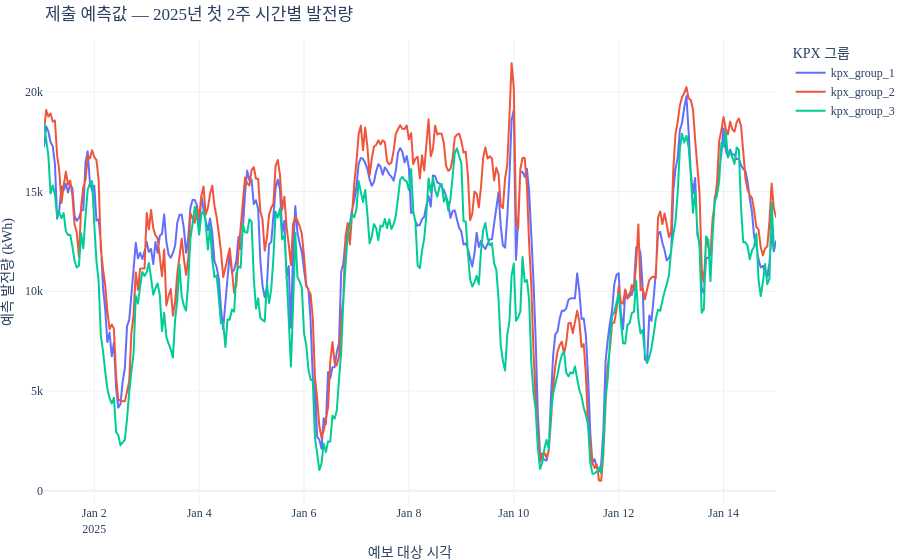

The notebook cell saved with this chart:
### Code cell
# 예측이 상수로 무너지지 않았는지(=입력에 반응하는지) 최종 확인한다
for g in GROUPS:
    col = f"kpx_group_{g}"
    series = submission[col]
    print(f"[{col}] 고유값 {series.nunique():,}개 | 평균 {series.mean():,.0f} | "
          f"최소 {series.min():,.0f} | 최대 {series.max():,.0f} kWh")
    # baseline 3처럼 고유값이 2개뿐이면 모델이 입력을 무시하고 있다는 신호다

fig = px.line(
    submission.head(24 * 14), x="forecast_kst_dtm",
    y=[f"kpx_group_{g}" for g in GROUPS],
    title="제출 예측값 — 2025년 첫 2주 시간별 발전량",
    labels={"forecast_kst_dtm": "예보 대상 시각", "value": "예측 발전량 (kWh)",
            "variable": "KPX 그룹"},
    template="plotly_white",
)
fig.update_layout(margin=dict(l=0, r=0, b=0, t=40))
fig.show()

### Figure 1 — Plotly figure (JSON) as saved in the notebook; plotly's stock layout.template omitted (floating-point values rounded to 4 significant figures; data arrays with more than 128 entries replaced by an {"elided": "..."} marker saying what was removed)
{"data": [{"hovertemplate": "KPX 그룹=kpx_group_1<br>예보 대상 시각=%{x}<br>예측 발전량 (kWh)=%{y}<extra></extra>", "legendgroup": "kpx_group_1", "line": {"color": "#636efa", "dash": "solid"}, "marker": {"symbol": "circle"}, "mode": "lines", "name": "kpx_group_1", "showlegend": true, "type": "scattergl", "x": {"elided": "336 str values"}, "xaxis": "x", "y": {"elided": "336 float values"}, "yaxis": "y"}, {"hovertemplate": "KPX 그룹=kpx_group_2<br>예보 대상 시각=%{x}<br>예측 발전량 (kWh)=%{y}<extra></extra>", "legendgroup": "kpx_group_2", "line": {"color": "#EF553B", "dash": "solid"}, "marker": {"symbol": "circle"}, "mode": "lines", "name": "kpx_group_2", "showlegend": true, "type": "scattergl", "x": {"elided": "336 str values"}, "xaxis": "x", "y": {"elided": "336 float values"}, "yaxis": "y"}, {"hovertemplate": "KPX 그룹=kpx_group_3<br>예보 대상 시각=%{x}<br>예측 발전량 (kWh)=%{y}<extra></extra>", "legendgroup": "kpx_group_3", "line": {"color": "#00cc96", "dash": "solid"}, "marker": {"symbol": "circle"}, "mode": "lines", "name": "kpx_group_3", "showlegend": true, "type": "scattergl", "x": {"elided": "336 str values"}, "xaxis": "x", "y": {"elided": "336 float values"}, "yaxis": "y"}], "layout": {"legend": {"title": {"text": "KPX 그룹"}, "tracegroupgap": 0}, "margin": {"b": 0, "l": 0, "r": 0, "t": 40}, "title": {"text": "제출 예측값 — 2025년 첫 2주 시간별 발전량"}, "xaxis": {"anchor": "y", "domain": [0, 1], "title": {"text": "예보 대상 시각"}}, "yaxis": {"anchor": "x", "domain": [0, 1], "title": {"text": "예측 발전량 (kWh)"}}}}
